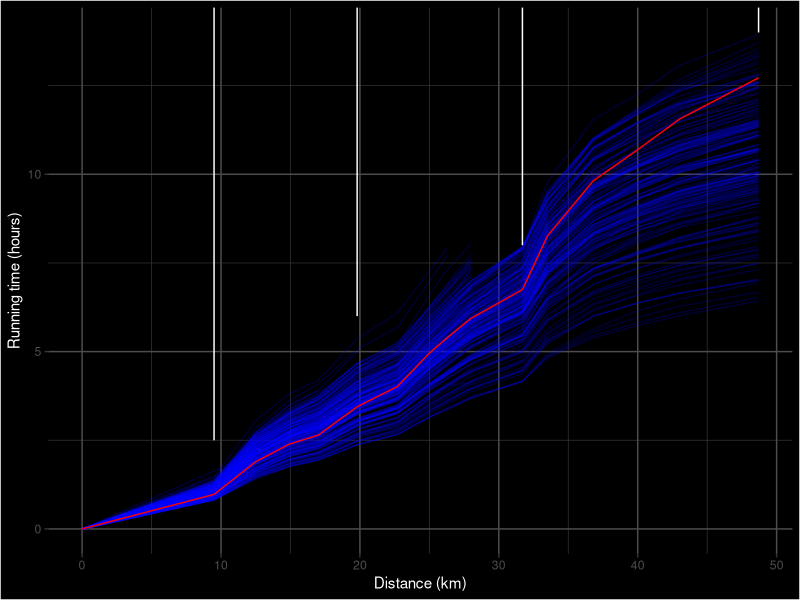
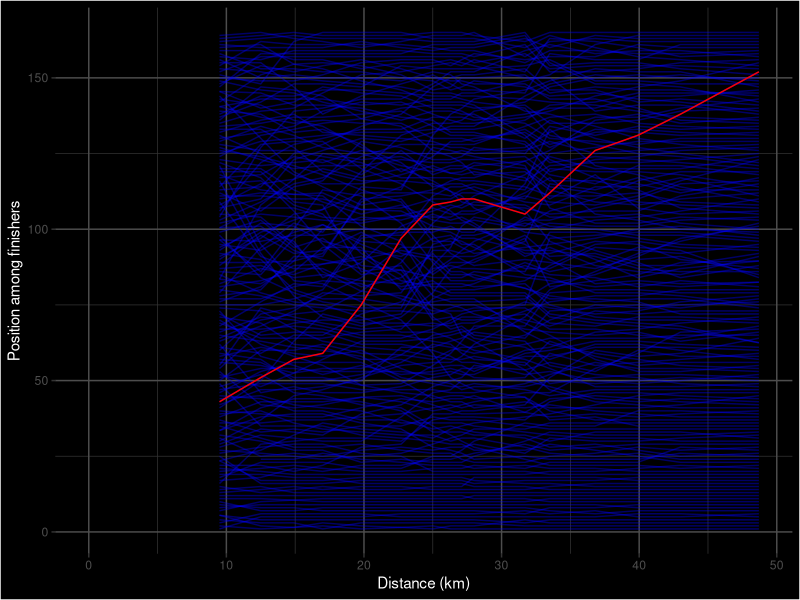
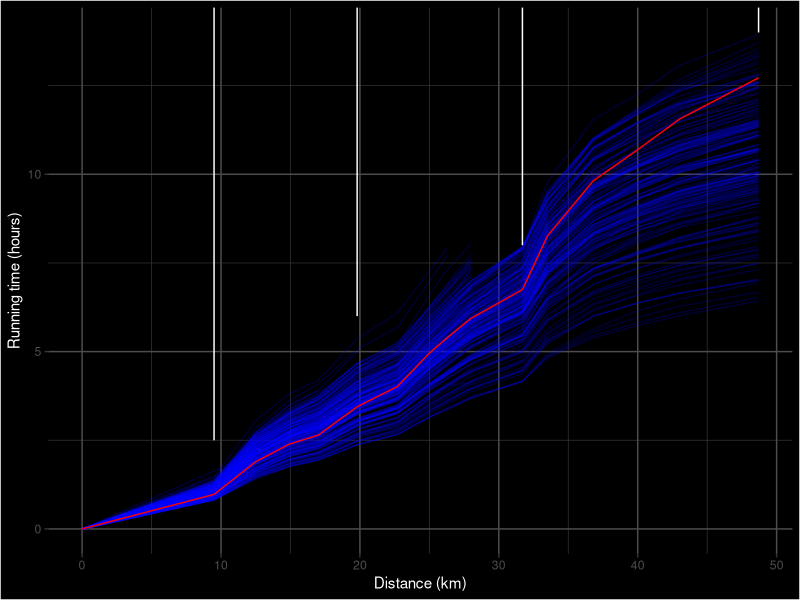
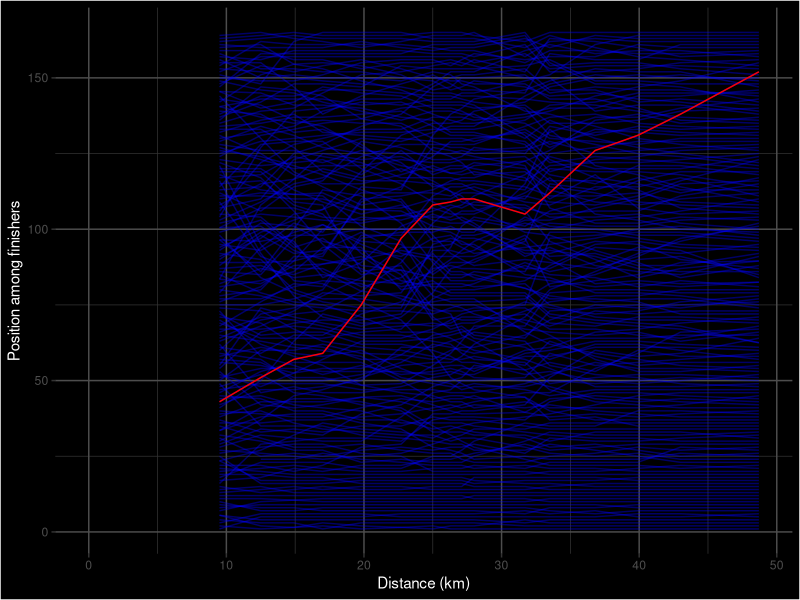

These figures' R source, in order: (Note: this script raises an error after producing the figures.)
library(ggplot2)
library(reshape2)

# set working directory to folder containing results first
setwd('~/Documents/raceanalysis/races/glencoe')

# function to convert hh:mm:ss to minutes
hhmmss2min <- function(hhmmss)
{as.numeric(strsplit(hhmmss, ":")[[1]][1]) *60 + as.numeric(strsplit(hhmmss, ":")[[1]][2]) + as.numeric(strsplit(hhmmss, ":")[[1]][3]) / 60}

# read results file 2015
results2015 <- read.table(file = "results/glencoe_results2015.txt", sep = "\t", stringsAsFactors = F, header = T, quote = "", comment.char = "")
# add finish position
results2015$Position <- as.numeric(gsub('(st|nd|rd|th|=)', '', results2015$Pos))
# clean up names
results2015$Name <- gsub(' $', '', results2015$Name)
results2015$Name <- gsub('(Twitter|Instagram|Facebook|Strava)', '', results2015$Name)
# finish time in minutes
results2015$Finish <- sapply(results2015$Time, hhmmss2min)
# cp times in minutes
for(i in 1:15)
{results2015[, paste0("CP", i)] <- sapply(results2015[, i+6], hhmmss2min)}

# read results file 2016
results2016 <- read.table(file = "results/glencoe_results2016.txt", sep = "\t", stringsAsFactors = F, header = T, quote = "", comment.char = "")
# add finish position
results2016$Position <- as.numeric(gsub('(st|nd|rd|th|=)', '', results2016$Pos))
# clean up names
results2016$Name <- gsub(' $', '', results2016$Name)
results2016$Name <- gsub('(Twitter|Instagram|Facebook|Strava|Attackpoint|Power Of Ten)', '', results2016$Name)
# finish time in minutes
results2016$Finish <- sapply(results2016$Time.Taken, hhmmss2min)
results2016[results2016$Last.Location != "Finish - Kinlochleven ", "Finish"] <- NA
# cp times in minutes
for(i in 1:15)
{results2016[, paste0("CPTime", i)] <- sapply(results2016[, paste0("CP", i)], hhmmss2min)}

# read results file 2017
results2017 <- read.table(file = "results/glencoe_results2017.txt", sep = "\t", stringsAsFactors = F, header = T, quote = "", comment.char = "")
# add finish position
results2017$Position <- as.numeric(gsub('(st|nd|rd|th|=)', '', results2017$Pos))
# clean up names
results2017$Name <- gsub(' $', '', results2017$Name)
results2017$Name <- gsub('(Twitter|Instagram|Facebook|Strava|Attackpoint|Power Of Ten)', '', results2017$Name)
# finish time in minutes
results2017$Finish <- sapply(results2017$Time.Taken, hhmmss2min)
# cp times in minutes
for(i in 1:15)
{results2017[, paste0("CPTime", i)] <- sapply(results2017[, i + 7], hhmmss2min)}
results2017$CPTime0 <- results2017$Start
results2017$CPTime16 <- results2017$Finish
results2017$Start <- 0

# define different distances (estimated from race profile)
distances <- data.frame(
  checkpoint = c(paste0("CPTime", seq(1,15)), "Finish", "Start"),
  #  dist = c(10, 13, 16, 18, 21, 25, 27, 28.5, 30, 31, 34, 35, 41, 44, 50, 55, 0)
  dist = c(9.5, 12.5, 14.9, 17, 19.8, 22.7, 25, 26.3, 27.1, 28, 31.7, 33.5, 36.8, 39.9, 43, 48.7, 0),
  checkpoint2 = c(paste0("Position", seq(1,15)), "Position16", 0)
)


# plot the times
plotdata <- melt(data = results2017[, c("Name", "Start", paste0("CPTime", seq(1:15)), "Finish")], id = "Name")
plotdata <- subset(plotdata, !is.na(value))
plotdata <- merge(x = plotdata, y = distances, by.x = "variable", by.y = "checkpoint", all = TRUE)
plotdata$Name <- as.factor(plotdata$Name)
ggplot(data = plotdata, aes(x = dist, y = value/60, group = Name)) + 
  geom_line(color = "blue", alpha = 0.2) +
  geom_line(data = subset(plotdata, Name == "Wouter Hamelinck"), aes(x = dist, y = value/60), color = "red") +
  geom_segment(data = data.frame(dist = c(9.5, 19.8, 31.7, 48.7), time = c(2.5, 6, 8, 14), Name = rep("", 4)), aes(x = dist, y = time, xend = dist, yend = Inf), color = "white", alpha = 1) +
  theme(
    plot.background = element_rect(fill = "black"),
    panel.background = element_rect(fill = "black"),
    axis.title.x = element_text(color = "white"),  
    axis.title.y = element_text(color = "white"),  
    panel.grid.major = element_line(color = rgb(0.3, 0.3, 0.3)),  
    panel.grid.minor = element_line(color = rgb(0.2, 0.2, 0.2)),
    legend.position = "none"
  ) +
#  scale_color_manual(values = sapply(levels(plotdata$Name), FUN = function(x){if(x == "Wouter Hamelinck"){"red"}else{"blue"}})) +
#  scale_alpha_manual(values = sapply(levels(plotdata$Name), FUN = function(x){if(x == "Wouter Hamelinck"){1.0}else{0.1}})) +
  labs(x = "Distance (km)", y = "Running time (hours)")
ggsave('timeplot2017.png', width = 8, height = 6, dpi = 100, units = "in")

# calculate race positions
# remove Bjorn Verduijn and Peter Toaig because they have a lot of missing values
positions <- data.frame(Name = subset(results2017, !is.na(Finish) & !(Name %in% c("Bjorn Verduijn", "Peter Toaig")))$Name)
for(i in 1:16)
{positions[, paste0("Position", i)] <- rank(subset(results2017, !is.na(Finish) & !(Name %in% c("Bjorn Verduijn", "Peter Toaig")))[, paste0("CPTime", i)])}
plotdatapos <- melt(data = positions, id = "Name")
# remove missing value at CP1 of Harry Kingston
plotdatapos <- subset(plotdatapos, Name != "Harry Kingston" | variable != "Position1")
plotdatapos <- merge(x = plotdatapos, y = distances, by.x = "variable", by.y = "checkpoint2", all = TRUE)
ggplot(data = plotdatapos, aes(x = dist, y = value, group = Name)) + 
  geom_line(color = "blue", alpha = 0.4) +
  geom_line(data = subset(plotdatapos, Name == "Wouter Hamelinck"), aes(x = dist, y = value), color = "red") +
  theme(
    plot.background = element_rect(fill = "black"),
    panel.background = element_rect(fill = "black"),
    axis.title.x = element_text(color = "white"),  
    axis.title.y = element_text(color = "white"),  
    panel.grid.major = element_line(color = rgb(0.3, 0.3, 0.3)),  
    panel.grid.minor = element_line(color = rgb(0.2, 0.2, 0.2)),
    legend.position = "none"
  ) +
  #  scale_color_manual(values = sapply(levels(plotdata$Name), FUN = function(x){if(x == "Wouter Hamelinck"){"red"}else{"blue"}})) +
  #  scale_alpha_manual(values = sapply(levels(plotdata$Name), FUN = function(x){if(x == "Wouter Hamelinck"){1.0}else{0.1}})) +
  labs(x = "Distance (km)", y = "Position among finishers")
ggsave('positionplot2017.png', width = 8, height = 6, dpi = 100, units = "in")


#calculate times in leg
timeslist <- melt(results2017[, c("Name", paste0("CPTime", seq(0,16)))], id = "Name")
timeslist$variable <- as.numeric(as.character(substr(timeslist$variable, 7, 9)))
legtimes <- subset(merge(timeslist, timeslist, by = "Name"), variable.x < variable.y)
names(legtimes) <- c("Name", "From", "TimeStart", "To", "TimeEnd")
legtimes$Time <- legtimes$TimeEnd - legtimes$TimeStart
fastest.times <- aggregate(Time ~ From + To, legtimes, FUN = min)
fastest.times <- merge(fastest.times, legtimes)
fastest.men <- aggregate(Name ~ To + From, fastest.times[order(fastest.times$Name), ], FUN = function(x){paste(x, collapse = ", ")})
fastest.men$Name <- gsub(" Burgada", "", fastest.men$Name)
cplist <- c("Start", "Altnafeadh", "Stob Dearg", "Buachaille Etive More", "Lairig Gartain River", "Lairig Eilde Junction", "Lairig Eilde Cairn", "Stob Coire Sgreamhach", "Bidean Nam Bian", "Stob Coire nan Lochan", "Bidean Nam Bian", "Loch Achtrician", "Sgorr nam Fiannaidh", "Am Bodach", "Sron a' Choire Odhair-bhig", "WHW", "Finish")
ggplot(data = fastest.men, aes(y = as.factor(-From), x = as.factor(To), fill = as.factor(Name))) +
  geom_tile() +
  scale_x_discrete(labels = cplist[-1]) +
  scale_y_discrete(labels = rev(cplist[-17])) + 
  scale_fill_manual(values = c("#8dd3c7", "#bbcccc", "#ccbbcc", "#ffffb3", "#aeaaea", "#fb8072", "#80b1d3", "#fdb462", "#ccccbb", "#b3de69", "#fccde5")) +
  theme(
    legend.position = "bottom", 
    axis.text.x = element_text(angle = 30, vjust = 1, hjust=1),
    legend.title = element_blank(),
    legend.text = element_text(size = 8)
    ) +
  labs(x = "To", y = "From", title = "Fastest runners for each part of the 2017 Glen Coe")
ggsave('fastestplot2017.png', width = 8, height = 6, dpi = 100, units = "in")
